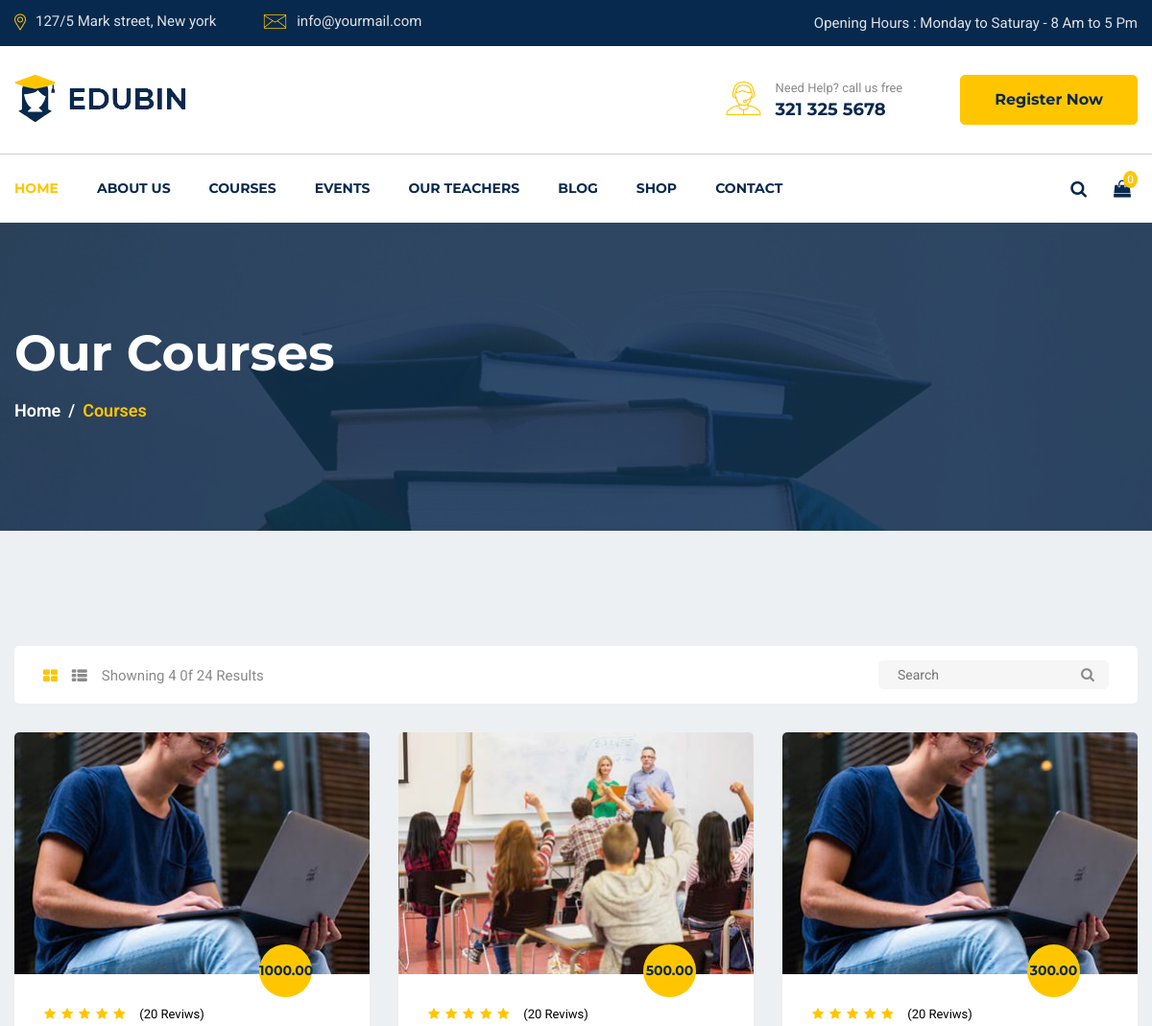
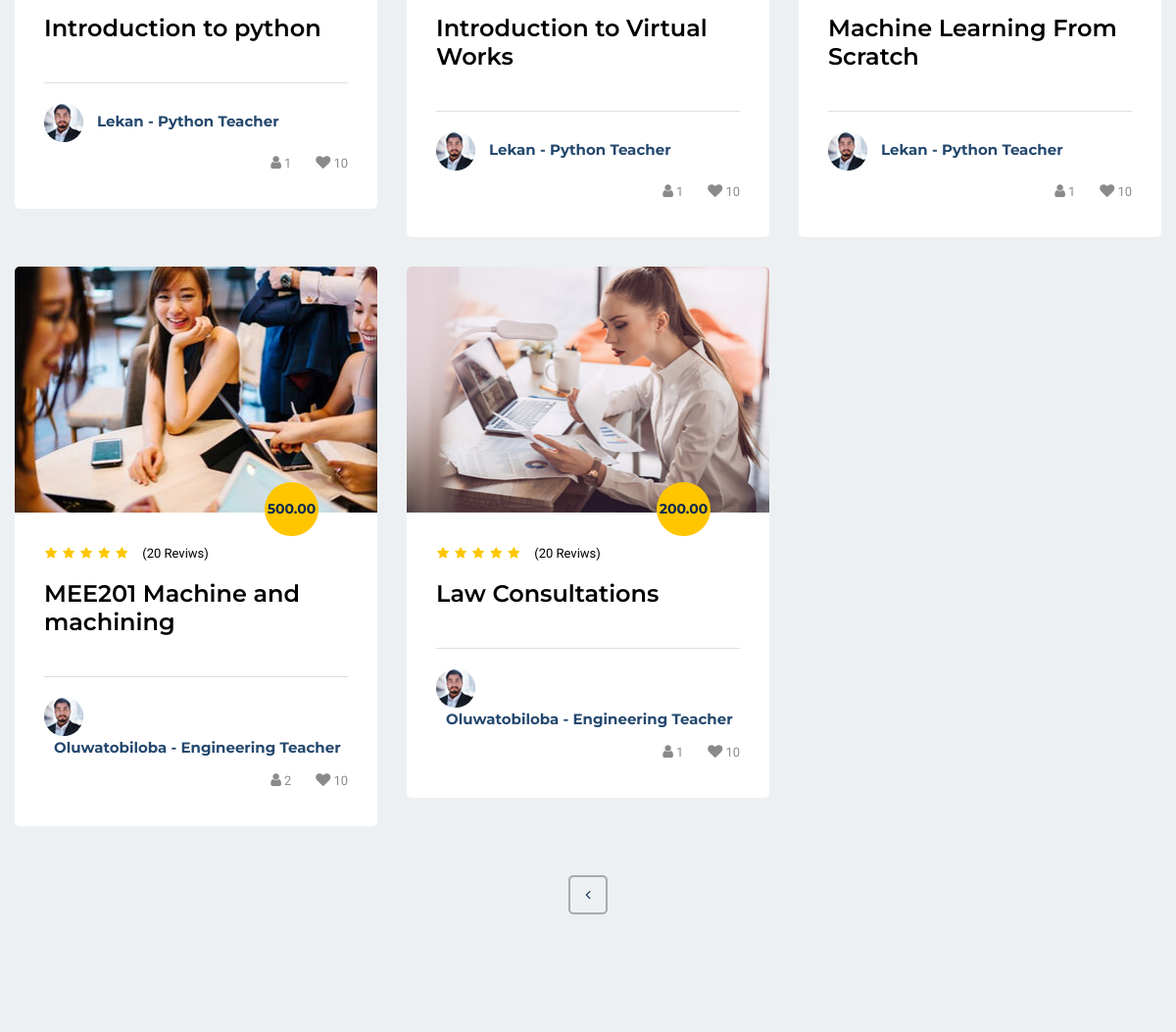
Page /courses/search/ on the committed database (2 pictures, top to bottom).
### course/models.py (models this page shows, shortened)
class Course(models.Model):
    title = models.CharField(max_length=250)
    slug = models.SlugField(max_length=250)
    cover_image = models.ImageField(upload_to='course/cover',null=True)
    description = FroalaField()
    who_needs_course = models.TextField()
    price = models.DecimalField(max_digits=10,decimal_places=2)
    created = models.DateTimeField(auto_now_add=True)
    updated = models.DateTimeField(auto_now=True)
    category = models.ForeignKey(Category,related_name='category_courses',on_delete=models.CASCADE)
    teacher = models.ForeignKey(Teacher,related_name='teacher_courses',on_delete=models.CASCADE)
    students = models.ManyToManyField(Student,related_name='student_courses')
    school = models.ManyToManyField(School,related_name='school_courses',blank=True)
    department = models.ManyToManyField(Department,related_name='department_courses',blank=True)
    paid = models.BooleanField(default=False)
    class Meta:
        ordering = ['created']
    def get_absolute_url(self):
        return reverse('course:course_detail',kwargs={'course_slug':self.slug})

class Teacher(models.Model):
    user = models.OneToOneField(CustomUser,on_delete=models.CASCADE,related_name='user_teacher',null=True)
    niche = models.CharField(max_length=50)
    about = models.TextField()
    def __str__(self):
        return f'{self.user} - {self.niche}'

### accounts/models.py (models this page shows)
class CustomUser(AbstractUser):
    ROLE_CHOICES = {
        ('student', 'Student'),
        ('teacher','Teacher'),
    }
    profile_picture = models.ImageField(upload_to='profile_pictures/',blank=True,null=True)
    school = models.ForeignKey(School,related_name='school_users',on_delete=models.CASCADE,null=True)
    department = models.ForeignKey(Department,related_name='department_users',on_delete=models.CASCADE,null=True)
    bio = models.TextField(blank=True)
    role = models.CharField(max_length=20,choices=ROLE_CHOICES)
    groups = models.ManyToManyField(
            'auth.Group',
            related_name='custom_users',
            blank=True,
            verbose_name='groups',
            help_text='The groups this user belongs to. A user will get all permissions granted to each of their groups.',
        )
    user_permissions = models.ManyToManyField(
        'auth.Permission',
        related_name='custom_users',
        blank=True,
        verbose_name='user permissions',
        help_text='Specific permissions for this user.',
    )

### course/views.py (the view)
# urls.py: path('courses/search/',views.search_courses,name='search'),
def search_courses(request):
    query = request.GET.get('q','')
    courses = Course.objects.filter(
        Q(title__icontains=query)
    ).distinct()
    context = {'courses':courses,'query':query}
    return render(request,'course/search_courses.html',context)

### course/templates/course/search_courses.html (shortened to what this page needs)
{% extends parent_template|default:"navbar.html" %}
{% load static %}
{% block content %}
    <section id="page-banner" class="pt-105 pb-110 bg_cover" data-overlay="8" style="background-image: url('{% static "images/page-banner-2.jpg" %}')">
        <div class="container">
            <div class="row">
                <div class="col-lg-12">
                    <div class="page-banner-cont">
                        <h2>Our Courses</h2>
                        <nav aria-label="breadcrumb">
                            <ol class="breadcrumb">
                                <li class="breadcrumb-item"><a href="{% url "accounts:user_home" %}">Home</a></li>
                                <li class="breadcrumb-item active" aria-current="page">Courses</li>
                            </ol>
                        </nav>
                    </div>
                </div>
            </div>
        </div>
    </section>
    <section id="courses-part" class="pt-120 pb-120 gray-bg">
        <div class="container">
            <div class="row">
                <div class="col-lg-12">
                    <div class="courses-top-search">
                        <ul class="nav float-left" id="myTab" role="tablist">
                            <li class="nav-item">
                                <a class="active" id="courses-grid-tab" data-toggle="tab" href="#courses-grid" role="tab" aria-controls="courses-grid" aria-selected="true"><i class="fa fa-th-large"></i></a>
                            </li>
                            <li class="nav-item">
                                <a id="courses-list-tab" data-toggle="tab" href="#courses-list" role="tab" aria-controls="courses-list" aria-selected="false"><i class="fa fa-th-list"></i></a>
                            </li>
                            <li class="nav-item">Showning 4 0f 24 Results</li>
                        </ul>
                        <div class="courses-search float-right">
                            <form action="#">
                                <input type="text" placeholder="Search">
                                <button type="button"><i class="fa fa-search"></i></button>
                            </form>
                        </div>
                    </div>
                </div>
            </div>
            <div class="tab-content" id="myTabContent">
              <div class="tab-pane fade show active" id="courses-grid" role="tabpanel" aria-labelledby="courses-grid-tab">
                    <div class="row">
                        {% for course in courses %}
                        <div class="col-lg-4 col-md-6">
                            <div class="singel-course mt-30">
                                <div class="thum">
                                    <div class="image">
                                        <img src="{{ course.cover_image.url }}" alt="Course">
                                    </div>
                                    <div class="price">
                                        <span>{{ course.price }}</span>
                                    </div>
                                </div>
                                <div class="cont">
                                    <ul>
                                        <li><i class="fa fa-star"></i></li>
                                        <li><i class="fa fa-star"></i></li>
                                        <li><i class="fa fa-star"></i></li>
                                        <li><i class="fa fa-star"></i></li>
                                        <li><i class="fa fa-star"></i></li>
                                    </ul>
                                    <span>(20 Reviws)</span>
                                    <a href="{{ course.get_absolute_url }}"><h4>{{ course.title }}</h4></a>
                                    <div class="course-teacher">
                                        <div class="thum">
                                            <a href="#"><img src="{% static "images/course/teacher/t-1.jpg" %}" alt="teacher"></a>
                                        </div>
                                        <div class="name">
                                            <a href="#"><h6>{{ course.teacher|title }}</h6></a>
                                        </div>
                                        <div class="admin">
                                            <ul>
                                                <li><a href="#"><i class="fa fa-user"></i><span>{{ course.students.count }}</span></a></li>
                                                <li><a href="#"><i class="fa fa-heart"></i><span>10</span></a></li>
                                            </ul>
                                        </div>
                                    </div>
                                </div>
                            </div>
                        </div>
                    {% endfor %}
                    </div>
                </div>
                </div>
            </div>
            <div class="row">
    <div class="col-lg-12">
        <nav class="courses-pagination mt-50">
            <ul class="pagination justify-content-center">
                <li class="page-item {% if not courses.has_previous %}disabled{% endif %}">
                    <a href="?page=1" aria-label="Previous">
                        <i class="fa fa-angle-left"></i>
                    </a>
                </li>
            </ul>
        </nav>
    </div>
</div>
    </section>
{% endblock %}

### course/static/css/default.css (style rules this page uses)
.mt-30 { margin-top: 30px; }
.mt-50 { margin-top: 50px; }
.pt-105 { padding-top: 105px; }
.pt-120 { padding-top: 120px; }
.pb-110 { padding-bottom: 110px; }
.pb-120 { padding-bottom: 120px; }
.gray-bg { background: #edf0f2; }
[data-overlay] { position: relative; }
[data-overlay]::before { background: #07294d none repeat scroll 0 0; content: ""; height: 100%; left: 0; position: absolute; top: 0; width: 100%; z-index: 1; }
[data-overlay="8"]::before { opacity: 0.8; }

### rows in the picture
Course: cover_image (picture), price "1000.00", title "Introduction to python", teacher "Lekan - Python Teacher", students.count "1"
Course: cover_image (picture), price "500.00", title "Introduction to Virtual Works", teacher "Lekan - Python Teacher", students.count "1"
Course: cover_image (picture), price "300.00", title "Machine Learning From Scratch", teacher "Lekan - Python Teacher", students.count "1"
Course: cover_image (picture), price "500.00", title "MEE201 Machine and machining", teacher "Oluwatobiloba - Engineering Teacher", students.count "2"
Course: cover_image (picture), price "200.00", title "Law Consultations", teacher "Oluwatobiloba - Engineering Teacher", students.count "1"
